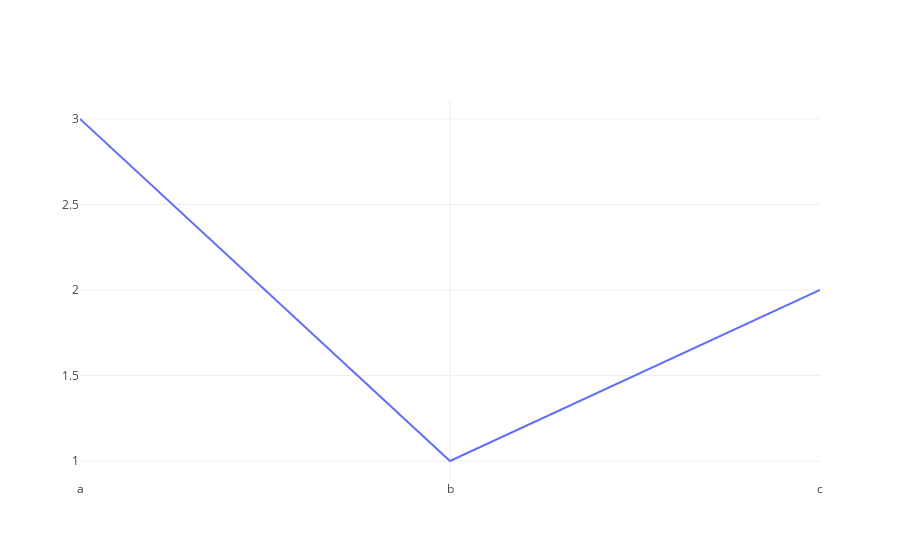

Notebook code for this chart:
### Code cell
fig.show()

### Figure 1 — Plotly figure (JSON) as saved in the notebook; plotly's stock layout.template omitted (floating-point values rounded to 4 significant figures)
{"data": [{"hovertemplate": "x=%{x}<br>y=%{y}<extra></extra>", "legendgroup": "", "line": {"color": "#636efa", "dash": "solid"}, "marker": {"symbol": "circle"}, "mode": "lines", "name": "", "orientation": "v", "showlegend": false, "type": "scatter", "x": ["a", "b", "c"], "xaxis": "x", "y": [3, 1, 2], "yaxis": "y"}], "layout": {}}
